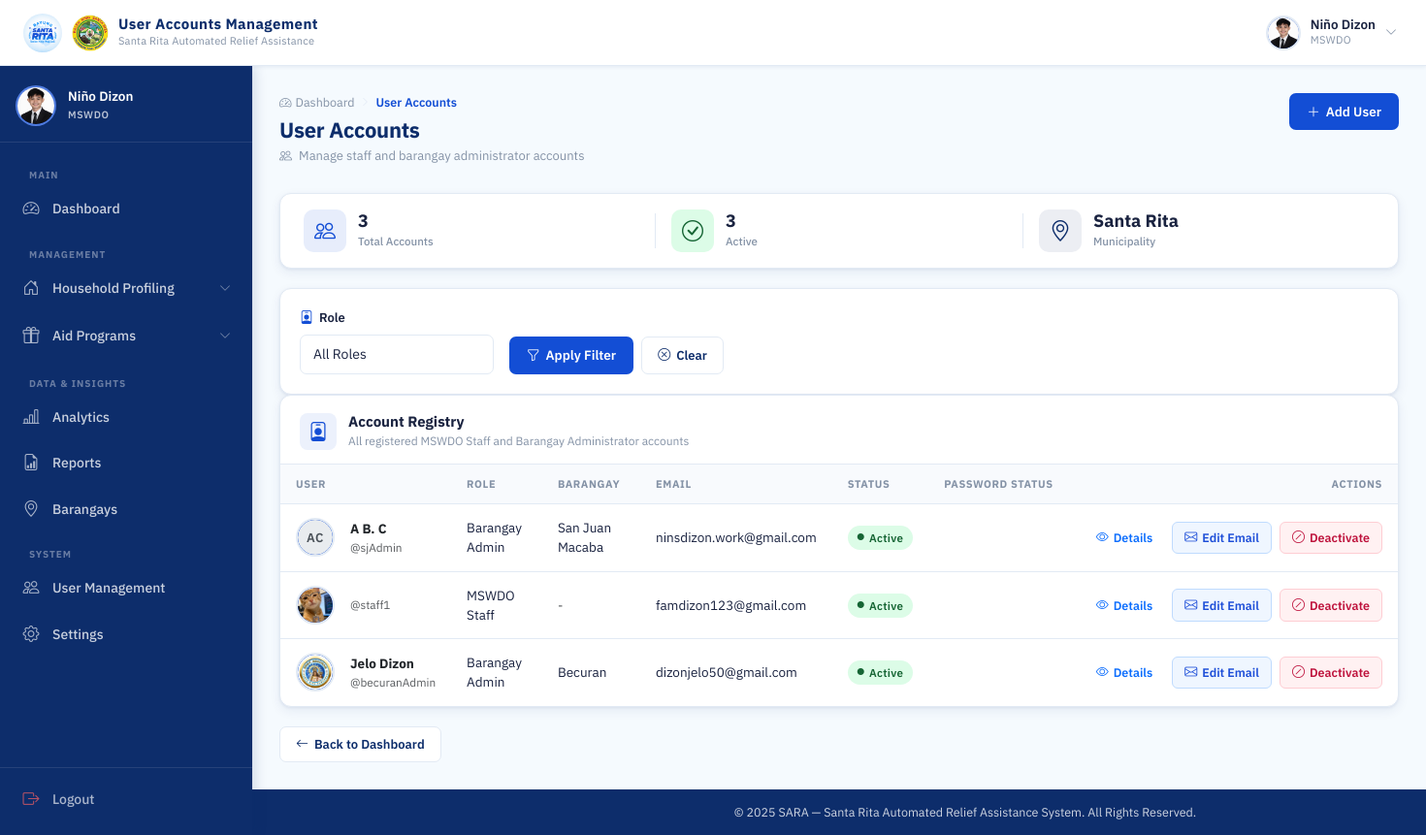
Screenshot of /mswdo/users/ (signed in) with the database file from the repository.
### accounts/models.py (models this page shows, shortened)
class User(AbstractUser):
    ROLE_CHOICES = (
        ('MSWDO', 'MSWDO Admin'),
        ('MSWDO_STAFF', 'MSWDO Staff'),
        ('BARANGAY', 'Barangay Admin'),
    )
    email = models.EmailField(unique=True)
    role = models.CharField(max_length=20, choices=ROLE_CHOICES)
    barangay = models.ForeignKey(
        'Barangay', on_delete=models.SET_NULL, blank=True, null=True, related_name='users'
    )
    is_active = models.BooleanField(default=True)
    middle_name = models.CharField(max_length=150, blank=True)
    suffix = models.CharField(max_length=10, blank=True, null=True)
    position = models.CharField(max_length=100, blank=True)
    birth_place = models.CharField(max_length=200, blank=True)
    CIVIL_STATUS_CHOICES = (
        ('SINGLE', 'Single'),
        ('MARRIED', 'Married'),
        ('WIDOWED', 'Widowed'),
        ('SEPARATED', 'Separated'),
        ('ANNULLED', 'Annulled'),
    )
    civil_status = models.CharField(max_length=20, choices=CIVIL_STATUS_CHOICES, blank=True)
    citizenship = models.CharField(max_length=100, blank=True, default='Filipino')
    must_change_password = models.BooleanField(default=False)
    SEX_CHOICES = (
        ('M', 'Male'),
        ('F', 'Female'),
    )
    sex = models.CharField(max_length=1, choices=SEX_CHOICES, blank=True)
    birthdate = models.DateField(blank=True, null=True)
    @property
    def age(self):
        if self.birthdate:
            today = datetime.date.today()
            return today.year - self.birthdate.year - ((today.month, today.day) < (self.birthdate.month, self.birthdate.day))
        return None
    contact_number = models.CharField(
        max_length=13,
        blank=True,
        validators=[
            RegexValidator(
                regex=r'^(09|\+639)\d{9}$',
                message="Phone number must be entered in the format: '09XXXXXXXXX' or '+639XXXXXXXXX'."
            )
        ]
    )
    profile_image = models.ImageField(upload_to=user_profile_image_path, blank=True, null=True)

class Barangay(models.Model):
    name = models.CharField(max_length=100, unique=True)

### accounts/views.py (the view)
# urls.py: path('mswdo/users/', views.user_accounts, name='user_accounts'),
@login_required(login_url='login')
@session_protected
def user_accounts(request):
    if request.user.role != 'MSWDO':
        return HttpResponseForbidden("Access Denied")
    users = User.objects.filter(role__in=['BARANGAY', 'MSWDO_STAFF']).select_related('barangay')
    role_filter = request.GET.get('role', '')
    barangay_filter = request.GET.get('barangay', '')
    if role_filter in ['MSWDO_STAFF', 'BARANGAY']:
        users = users.filter(role=role_filter)
        if role_filter == 'BARANGAY' and barangay_filter:
            users = users.filter(barangay_id=barangay_filter)
    users = users.order_by('-date_joined')
    active_count = users.filter(is_active=True).count()
    barangays = Barangay.objects.all().order_by('name')
    return render(request, 'accounts/user_accounts.html', {
        'users': users,
        'active_count': active_count,
        'barangays': barangays,
        'selected_role': role_filter,
        'selected_barangay': barangay_filter,
    })

### accounts/templates/accounts/user_accounts.html (shortened to what this page needs)
{% extends 'base.html' %}
{% load static %}
{% block navbar_title %}User Accounts Management{% endblock %}
{% block css %}
<link rel="stylesheet" href="{% static 'css/mswdo_dashboard.css' %}">
<link rel="stylesheet" href="{% static 'css/barangay_accounts.css' %}">
{% endblock %}
{% block content %}
<div class="dash-page-header">
  <div>
    <div class="page-breadcrumb">
      <a href="{% url 'mswdo_dashboard' %}" class="breadcrumb-link">
        <i class="bi bi-speedometer2"></i> Dashboard
      </a>
      <i class="bi bi-chevron-right breadcrumb-sep"></i>
      <span class="breadcrumb-current">User Accounts</span>
    </div>
    <h1 class="dash-page-title">User Accounts</h1>
    <p class="dash-page-sub">
      <i class="bi bi-people me-1"></i>
      Manage staff and barangay administrator accounts
    </p>
  </div>
  <div class="dash-header-actions">
    <a href="{% url 'create_user' %}" class="btn-dash-primary">
      <i class="bi bi-plus-lg"></i> Add User
    </a>
  </div>
</div>
<div class="acct-summary-strip">
  <div class="acct-summary-item">
    <i class="bi bi-people acct-summary-icon acct-summary-icon--blue"></i>
    <div>
      <span class="acct-summary-val">{{ users|length }}</span>
      <span class="acct-summary-label">Total Accounts</span>
    </div>
  </div>
  <div class="acct-summary-item">
    <i class="bi bi-check-circle acct-summary-icon acct-summary-icon--green"></i>
    <div>
      <span class="acct-summary-val">
        {{ active_count }}
      </span>
      <span class="acct-summary-label">Active</span>
    </div>
  </div>
  <div class="acct-summary-item">
    <i class="bi bi-geo-alt acct-summary-icon acct-summary-icon--navy"></i>
    <div>
      <span class="acct-summary-val">Santa Rita</span>
      <span class="acct-summary-label">Municipality</span>
    </div>
  </div>
</div>
<div class="dash-panel">
  <div class="dash-panel__body">
    <form method="get" id="filterForm" class="d-flex align-items-end gap-3 flex-wrap">
      <div class="acct-form__group mb-0" style="min-width: 200px;">
        <label class="acct-form__label" for="roleFilter">
          <i class="bi bi-person-badge"></i> Role
        </label>
        <div class="acct-form__control-wrap">
          <select name="role" class="form-control" id="roleFilter" onchange="toggleBarangayFilter()">
            <option value="" {% if not selected_role %}selected{% endif %}>All Roles</option>
          </select>
        </div>
      </div>
      <div class="d-flex gap-2">
        <button type="submit" class="btn-dash-primary">
          <i class="bi bi-funnel"></i> Apply Filter
        </button>
        <a href="{% url 'user_accounts' %}" class="btn-dash-outline">
          <i class="bi bi-x-circle"></i> Clear
        </a>
      </div>
    </form>
  </div>
</div>
<div class="dash-panel">
  <div class="dash-panel__header">
    <div class="dash-panel__header-left">
      <i class="bi bi-person-badge dash-panel__icon"></i>
      <div>
        <h2 class="dash-panel__title">Account Registry</h2>
        <p class="dash-panel__sub">All registered MSWDO Staff and Barangay Administrator accounts</p>
      </div>
    </div>
  </div>
  <div class="dash-panel__body p-0">
    <div class="table-responsive">
      <table class="acct-table">
        <thead>
          <tr>
            <th class="acct-th">User</th>
            <th class="acct-th">Role</th>
            <th class="acct-th">Barangay</th>
            <th class="acct-th">Email</th>
            <th class="acct-th">Status</th>
            <th class="acct-th">Password Status</th>
            <th class="acct-th acct-th--actions">Actions</th>
          </tr>
        </thead>
        <tbody>
          {% for user in users %}
          <tr class="acct-row">
            <td class="acct-td">
              <div class="d-flex align-items-center gap-3">
                <div class="topbar-avatar" style="width: 40px; height: 40px; flex-shrink: 0;">
                  {% if user.profile_image %}
                    <img src="{{ user.profile_image.url }}" alt="{{ user.get_full_name }}" style="width: 100%; height: 100%; border-radius: 50%; object-fit: cover;">
                  {% else %}
                    <span class="avatar-initials" style="width: 100%; height: 100%; display: flex; align-items: center; justify-content: center; background: #e9ecef; color: #495057; border-radius: 50%; font-weight: 600;">
                      {{ user.first_name|first|upper }}{{ user.last_name|first|upper }}
                    </span>
                  {% endif %}
                </div>
                <div>
                  <div class="fw-bold text-dark">
                    {{ user.first_name }}
                    {% if user.middle_name %}{{ user.middle_name|make_list|first|upper }}. {% endif %}
                    {{ user.last_name }}
                  </div>
                  <div class="text-muted small">@{{ user.username }}</div>
                </div>
              </div>
            </td>
            <td class="acct-td">{{ user.get_role_display }}</td>
            <td class="acct-td">
                {% if user.role == 'BARANGAY' and user.barangay %}
                    {{ user.barangay.name }}
                {% else %}
                    <span class="text-muted">-</span>
                {% endif %}
            </td>
            <td class="acct-td">{{ user.email }}</td>
            <td class="acct-td">
              {% if user.is_active %}
                <span class="acct-badge acct-badge--active">
                  <i class="bi bi-circle-fill"></i> Active
                </span>
              {% else %}
                <span class="acct-badge acct-badge--inactive">
                  <i class="bi bi-circle-fill"></i> Deactivated
                </span>
              {% endif %}
            </td>
            <td class="acct-td">
            </td>
            <td class="acct-td acct-td--actions">
              <div class="acct-actions">
                <button type="button" class="acct-btn acct-btn--edit text-primary border-0 bg-transparent" data-bs-toggle="modal" data-bs-target="#userModal{{ user.id }}" title="View Details">
                  <i class="bi bi-eye"></i>
                  <span>Details</span>
                </button>
                <a href="{% url 'edit_user' user.id %}" class="acct-btn acct-btn--edit" title="Edit Email">
                  <i class="bi bi-envelope"></i>
                  <span>Edit Email</span>
                </a>
                {% if user.is_active %}
                <a href="{% url 'deactivate_user' user.id %}"
                   class="acct-btn acct-btn--deactivate"
                   title="Deactivate account"
                   onclick="return confirm('Deactivate {{ user.username }} account?')">
                  <i class="bi bi-slash-circle"></i>
                  <span>Deactivate</span>
                </a>
                {% endif %}
              </div>
            </td>
          </tr>
          {% endfor %}
        </tbody>
      </table>
    </div>
  </div>
</div>
<div class="page-back-row">
  <a href="{% url 'mswdo_dashboard' %}" class="btn-dash-outline">
    <i class="bi bi-arrow-left"></i> Back to Dashboard
  </a>
</div>
{% endblock %}

### templates/base.html (shortened to what this page needs)
{% load static %}
<!DOCTYPE html>
<html lang="en">
<head>
  <link href="https://cdn.jsdelivr.net/npm/bootstrap@5.3.2/dist/css/bootstrap.min.css" rel="stylesheet">
  <link href="https://cdn.jsdelivr.net/npm/bootstrap-icons@1.11.3/font/bootstrap-icons.min.css" rel="stylesheet">
  <link rel="stylesheet" href="{% static 'css/base.css' %}">
  {% block css %}{% endblock %}
</head>
<body>
<div class="page-wrapper">
  <nav class="topbar" id="topbar">
    <div class="topbar-left">
      <a class="topbar-brand" href="#">
        <img src="{% static 'images/logo.jpg' %}" alt="SARA Logo" class="topbar-logo">
        <img src="{% static 'images/SRP.png' %}" alt="SRP Logo" class="topbar-logo topbar-logo--srp">
        <div class="topbar-title-group">
          <span class="topbar-title">{% block navbar_title %}SARA SYSTEM{% endblock %}</span>
          <span class="topbar-subtitle">Santa Rita Automated Relief Assistance</span>
        </div>
      </a>
    </div>
    <div class="topbar-right">
      {% if user.is_authenticated %}
      <div class="topbar-user" id="userDropdownToggle">
        <div class="topbar-avatar">
          {% if user.profile_image %}
            <img src="{{ user.profile_image.url }}" alt="{{ user.get_full_name }}">
          {% else %}
            <span class="avatar-initials">
              {{ user.first_name|first|upper }}{{ user.last_name|first|upper }}
            </span>
          {% endif %}
        </div>
        <div class="topbar-user-info">
          <span class="topbar-username">{{ user.get_full_name|default:user.username }}</span>
          <span class="topbar-role">{{ user.role|default:"User" }}</span>
        </div>
        <i class="bi bi-chevron-down topbar-chevron" id="userChevron"></i>
      </div>
      {% else %}
        {% if request.resolver_match.url_name != 'login' %}
        <a href="{% url 'login' %}" class="btn btn-primary shadow-sm" style="background-color: #0d47a1; border: none; font-weight: 600; padding: 0.5rem 1.25rem; border-radius: 8px;">
          <i class="bi bi-box-arrow-in-right me-1"></i> Login
        </a>
        {% endif %}
      {% endif %}
    </div>
  </nav>
  {% if user.is_authenticated and not hide_sidebar %}
  <aside class="sidebar" id="sidebar">
    <div class="sidebar-header">
      <div class="sidebar-user-card">
        <div class="sidebar-avatar">
          {% if user.profile_image %}
            <img src="{{ user.profile_image.url }}" alt="{{ user.get_full_name }}">
          {% else %}
            <span class="avatar-initials avatar-initials--lg">
              {{ user.first_name|first|upper }}{{ user.last_name|first|upper }}
            </span>
          {% endif %}
        </div>
        <div class="sidebar-user-info">
          <span class="sidebar-username">{{ user.get_full_name|default:user.username }}</span>
          <span class="sidebar-role-badge">{{ user.role|default:"User" }}</span>
        </div>
      </div>
    </div>
    <nav class="sidebar-body">
      <ul class="sidebar-nav">
        {% if user.role == 'MSWDO' %}
        <li class="sidebar-section-label">Main</li>
        <li class="sidebar-item">
          <a href="{% url 'mswdo_dashboard' %}" class="sidebar-link {% if request.resolver_match.url_name == 'mswdo_dashboard' %}active{% endif %}">
            <i class="bi bi-speedometer2"></i>
            <span>Dashboard</span>
          </a>
        </li>
        <li class="sidebar-section-label">Management</li>
        <li class="sidebar-item sidebar-item--accordion">
          <button class="sidebar-link sidebar-accordion-btn" data-target="householdSubmenu"
            aria-expanded="false">
            <i class="bi bi-house-door"></i>
            <span>Household Profiling</span>
            <i class="bi bi-chevron-down sidebar-arrow"></i>
          </button>
        </li>
        <li class="sidebar-item sidebar-item--accordion">
          <button class="sidebar-link sidebar-accordion-btn" data-target="aidSubmenu"
            aria-expanded="false">
            <i class="bi bi-gift"></i>
            <span>Aid Programs</span>
            <i class="bi bi-chevron-down sidebar-arrow"></i>
          </button>
        </li>
        <li class="sidebar-section-label">Data & Insights</li>
        <li class="sidebar-item">
          <a href="{% url 'analytics' %}" class="sidebar-link {% if request.resolver_match.url_name == 'analytics' %}active{% endif %}">
            <i class="bi bi-bar-chart-line"></i>
            <span>Analytics</span>
          </a>
        </li>
        <li class="sidebar-item">
          <a href="{% url 'aid_reports' %}" class="sidebar-link {% if request.resolver_match.url_name == 'aid_reports' %}active{% endif %}">
            <i class="bi bi-file-earmark-bar-graph"></i>
            <span>Reports</span>
          </a>
        </li>
        <li class="sidebar-item">
          <a href="{% url 'barangay_list' %}" class="sidebar-link">
            <i class="bi bi-geo-alt"></i>
            <span>Barangays</span>
          </a>
        </li>
        <li class="sidebar-section-label">System</li>
        <li class="sidebar-item">
          <a href="{% url 'user_accounts' %}" class="sidebar-link">
            <i class="bi bi-people"></i>
            <span>User Management</span>
          </a>
        </li>
        <li class="sidebar-item">
          <a href="{% url 'settings' %}" class="sidebar-link">
            <i class="bi bi-gear"></i>
            <span>Settings</span>
          </a>
        </li>
        {% endif %}
      </ul>
    </nav>
    <div class="sidebar-footer">
      <a href="{% url 'logout' %}" class="sidebar-link sidebar-logout">
        <i class="bi bi-box-arrow-right"></i>
        <span>Logout</span>
      </a>
    </div>
  </aside>
  {% endif %}
  <main class="{% if user.is_authenticated and not hide_sidebar %}main-content{% endif %}">
    {% block content %}{% endblock %}
  </main>
  <footer class="{% if user.is_authenticated and not hide_sidebar %}footer footer--dashboard{% else %}footer{% endif %}">
    <div class="footer-content">
      <p>&copy; 2025 SARA &mdash; Santa Rita Automated Relief Assistance System. All Rights Reserved.</p>
    </div>
  </footer>
</div>
</body>
</html>

### rows the page displays
User: profile_image (picture), get_full_name "Niño Dizon", role "MSWDO"
User: first_name|first "A", last_name|first "C", first_name "A", middle_name|make_list "B", last_name "C", username "sjAdmin", role "Barangay Admin", barangay.name "San Juan Macaba", email "ninsdizon.work@gmail.com", is_active True (drawn)
User: profile_image (picture), username "staff1", role "MSWDO Staff", email "famdizon123@gmail.com", is_active True (drawn)
User: profile_image (picture), first_name "Jelo", last_name "Dizon", username "becuranAdmin", role "Barangay Admin", barangay.name "Becuran", email "dizonjelo50@gmail.com", is_active True (drawn)

### other values shown
{{ users|length }} "3"
{{ active_count }} "3"
